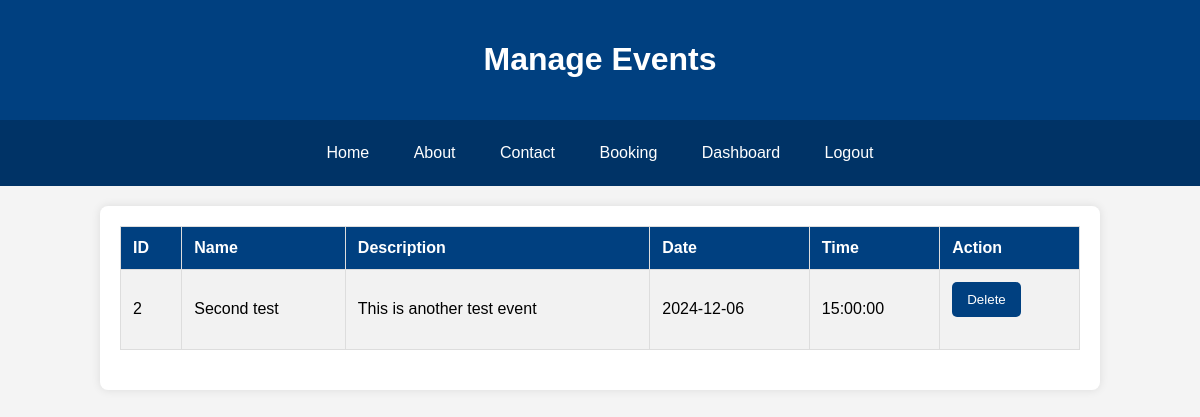
Page /manage_events (signed in) on the earlier database version.
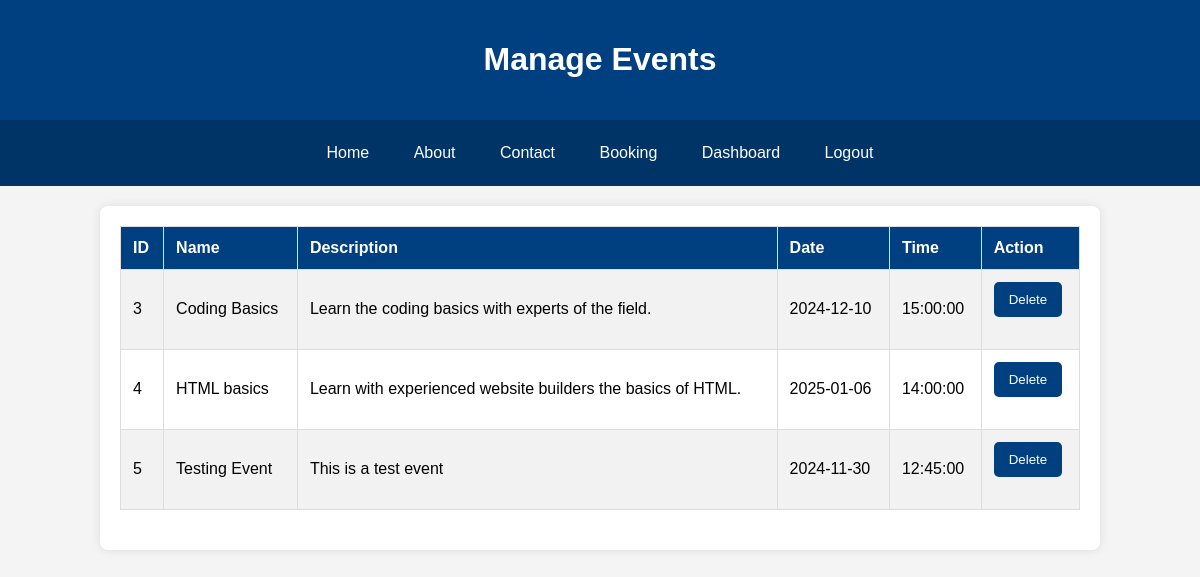
Same page on the later database version.
### app.py (models this page shows, shortened)
class Event(db.Model):
    id = db.Column(db.Integer, primary_key=True)
    name = db.Column(db.String(100), nullable=False)
    description = db.Column(db.Text, nullable=False)
    date = db.Column(db.Date, nullable=False)
    time = db.Column(db.Time, nullable=False)

### app.py (the view)
@app.route('/manage_events')
@login_required
def manage_events():
    if current_user.email != 'admin@coderdojo.com':  # Ensure only admin can access
        return redirect(url_for('home'))
    events = Event.query.all()
    return render_template('manage_events.html', events=events)

### app.py (called while the page is built)
@login_manager.user_loader
def load_user(user_id):
    return Login.query.get(int(user_id))

### templates/manage_events.html (shortened to what this page needs)
<!DOCTYPE html>
<html lang="en">
<head>
    <link rel="stylesheet" type="text/css" href="{{url_for('static', filename='admin.css') }}">
</head>
<body>
    <header>
        <h1>Manage Events</h1>
    </header>
    <div class="navbar">
        <a href="{{ url_for('home') }}">Home</a>
        <a href="{{ url_for('about') }}">About</a>
        <a href="{{ url_for('contact') }}">Contact</a>
        <a href="{{ url_for('booking') }}">Booking</a>
        <a href="{{ url_for('admin_dashboard') }}">Dashboard</a>
        <a href="{{ url_for('logout') }}">Logout</a>
    </div>
    <div class="container">
        <table>
            <tr>
                <th>ID</th>
                <th>Name</th>
                <th>Description</th>
                <th>Date</th>
                <th>Time</th>
                <th>Action</th>
            </tr>
            {% for event in events %}
            <tr>
                <td>{{ event.id }}</td>
                <td>{{ event.name }}</td>
                <td>{{ event.description }}</td>
                <td>{{ event.date }}</td>
                <td>{{ event.time }}</td>
                <td>
                    <form action="{{ url_for('delete_event', event_id=event.id) }}" method="post">
                        <button type="submit">Delete</button>
                    </form>
                </td>
            </tr>
            {% endfor %}
        </table>
    </div>
</body>
</html>

Differences in the rows shown:
removed Event: id "2", name "Second test", description "This is another test event", date "2024-12-06", time "15:00:00"
added Event: id "3", name "Coding Basics", description "Learn the coding basics with experts of the field.", date "2024-12-10", time "15:00:00"
added Event: id "4", name "HTML basics", description "Learn with experienced website builders the basics of HTML.", date "2025-01-06", time "14:00:00"
added Event: id "5", name "Testing Event", description "This is a test event", date "2024-11-30", time "12:45:00"
